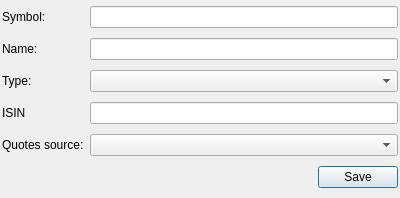
<?xml version="1.0" encoding="UTF-8"?>
<ui version="4.0">
 <class>AddAssetDialog</class>
 <widget class="QDialog" name="AddAssetDialog">
  <property name="windowModality">
   <enum>Qt::ApplicationModal</enum>
  </property>
  <property name="geometry">
   <rect>
    <x>0</x>
    <y>0</y>
    <width>400</width>
    <height>198</height>
   </rect>
  </property>
  <property name="windowTitle">
   <string>Add new asset</string>
  </property>
  <property name="modal">
   <bool>false</bool>
  </property>
  <layout class="QGridLayout" name="gridLayout">
   <property name="leftMargin">
    <number>2</number>
   </property>
   <property name="topMargin">
    <number>2</number>
   </property>
   <property name="rightMargin">
    <number>2</number>
   </property>
   <property name="bottomMargin">
    <number>2</number>
   </property>
   <item row="3" column="1">
    <widget class="QLineEdit" name="isinEdit"/>
   </item>
   <item row="5" column="1">
    <widget class="QDialogButtonBox" name="buttonBox">
     <property name="orientation">
      <enum>Qt::Horizontal</enum>
     </property>
     <property name="standardButtons">
      <set>QDialogButtonBox::Save</set>
     </property>
    </widget>
   </item>
   <item row="0" column="0">
    <widget class="QLabel" name="SymbolLbl">
     <property name="text">
      <string>Symbol:</string>
     </property>
    </widget>
   </item>
   <item row="1" column="1">
    <widget class="QLineEdit" name="NameEdit"/>
   </item>
   <item row="2" column="1">
    <widget class="QComboBox" name="TypeCombo"/>
   </item>
   <item row="0" column="1">
    <widget class="QLineEdit" name="SymbolEdit">
     <property name="readOnly">
      <bool>true</bool>
     </property>
    </widget>
   </item>
   <item row="1" column="0">
    <widget class="QLabel" name="NameLbl">
     <property name="text">
      <string>Name:</string>
     </property>
    </widget>
   </item>
   <item row="2" column="0">
    <widget class="QLabel" name="TypeLbl">
     <property name="text">
      <string>Type:</string>
     </property>
    </widget>
   </item>
   <item row="4" column="1">
    <widget class="QComboBox" name="DataSrcCombo"/>
   </item>
   <item row="3" column="0">
    <widget class="QLabel" name="isinLbl">
     <property name="text">
      <string>ISIN</string>
     </property>
    </widget>
   </item>
   <item row="4" column="0">
    <widget class="QLabel" name="DataSrcLbl">
     <property name="text">
      <string>Quotes source:</string>
     </property>
    </widget>
   </item>
  </layout>
 </widget>
 <tabstops>
  <tabstop>NameEdit</tabstop>
  <tabstop>TypeCombo</tabstop>
  <tabstop>isinEdit</tabstop>
  <tabstop>DataSrcCombo</tabstop>
  <tabstop>SymbolEdit</tabstop>
 </tabstops>
 <resources/>
 <connections>
  <connection>
   <sender>buttonBox</sender>
   <signal>accepted()</signal>
   <receiver>AddAssetDialog</receiver>
   <slot>accept()</slot>
   <hints>
    <hint type="sourcelabel">
     <x>248</x>
     <y>254</y>
    </hint>
    <hint type="destinationlabel">
     <x>157</x>
     <y>274</y>
    </hint>
   </hints>
  </connection>
  <connection>
   <sender>buttonBox</sender>
   <signal>rejected()</signal>
   <receiver>AddAssetDialog</receiver>
   <slot>reject()</slot>
   <hints>
    <hint type="sourcelabel">
     <x>316</x>
     <y>260</y>
    </hint>
    <hint type="destinationlabel">
     <x>286</x>
     <y>274</y>
    </hint>
   </hints>
  </connection>
 </connections>
</ui>
